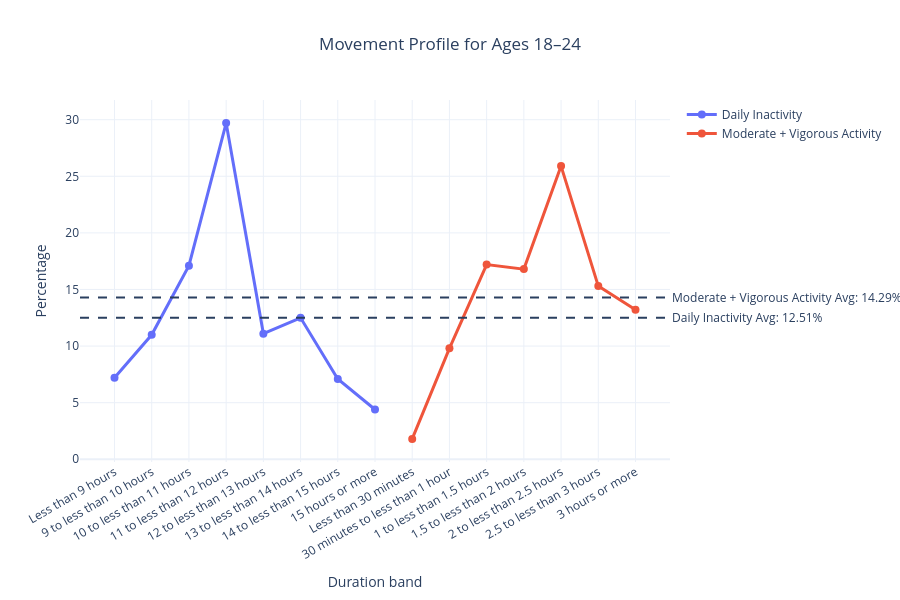

Notebook code for this chart:
### Code cell
# Prepare data for line chart with averages
main_cleaned = cleaned[
    cleaned["metric_group"].isin(["inactivity", "moderate_vigorous"])
].copy()

main_cleaned["metric_group"] = main_cleaned["metric_group"].replace({
    "inactivity": "Daily Inactivity",
    "moderate_vigorous": "Moderate + Vigorous Activity"
})

# Calculate average for each metric group
averages = main_cleaned.groupby("metric_group")["value"].mean().reset_index()
averages.columns = ["metric_group", "average"]

print("Averages for each category:")
print(averages)

# Create line chart
fig = go.Figure()

for metric in main_cleaned["metric_group"].unique():
    metric_data = main_cleaned[main_cleaned["metric_group"] == metric]
    
    fig.add_trace(go.Scatter(
        x=metric_data["category"],
        y=metric_data["value"],
        mode="lines+markers",
        name=metric,
        line=dict(width=3),
        marker=dict(size=8),
        hovertemplate="Duration: %{x}<br>Percentage: %{y:.1f}%<extra></extra>"
    ))

# Add average lines
for _, row in averages.iterrows():
    fig.add_hline(
        y=row["average"],
        line_dash="dash",
        annotation_text=f"{row['metric_group']} Avg: {row['average']:.2f}%",
        annotation_position="right"
    )

fig.update_layout(
    title="Movement Profile for Ages 18–24",
    xaxis_title="Duration band",
    yaxis_title="Percentage",
    template="plotly_white",
    height=600,
    title_x=0.5,
    hovermode="x unified",
    xaxis_tickangle=-30
)

fig.show()

### Figure 1 — Plotly figure (JSON) as saved in the notebook; plotly's stock layout.template omitted (floating-point values rounded to 4 significant figures)
{"data": [{"hovertemplate": "Duration: %{x}<br>Percentage: %{y:.1f}%<extra></extra>", "line": {"width": 3}, "marker": {"size": 8}, "mode": "lines+markers", "name": "Daily Inactivity", "type": "scatter", "x": ["Less than 9 hours", "9 to less than 10 hours", "10 to less than 11 hours", "11 to less than 12 hours", "12 to less than 13 hours", "13 to less than 14 hours", "14 to less than 15 hours", "15 hours or more"], "y": [7.2, 11.0, 17.1, 29.7, 11.1, 12.5, 7.1, 4.4]}, {"hovertemplate": "Duration: %{x}<br>Percentage: %{y:.1f}%<extra></extra>", "line": {"width": 3}, "marker": {"size": 8}, "mode": "lines+markers", "name": "Moderate + Vigorous Activity", "type": "scatter", "x": ["Less than 30 minutes", "30 minutes to less than 1 hour", "1 to less than 1.5 hours", "1.5 to less than 2 hours", "2 to less than 2.5 hours", "2.5 to less than 3 hours", "3 hours or more"], "y": [1.8, 9.8, 17.2, 16.8, 25.9, 15.3, 13.2]}], "layout": {"annotations": [{"showarrow": false, "text": "Daily Inactivity Avg: 12.51%", "x": 1, "xanchor": "left", "xref": "x domain", "y": 12.51, "yanchor": "middle", "yref": "y"}, {"showarrow": false, "text": "Moderate + Vigorous Activity Avg: 14.29%", "x": 1, "xanchor": "left", "xref": "x domain", "y": 14.29, "yanchor": "middle", "yref": "y"}], "height": 600, "hovermode": "x unified", "shapes": [{"line": {"dash": "dash"}, "type": "line", "x0": 0, "x1": 1, "xref": "x domain", "y0": 12.51, "y1": 12.51, "yref": "y"}, {"line": {"dash": "dash"}, "type": "line", "x0": 0, "x1": 1, "xref": "x domain", "y0": 14.29, "y1": 14.29, "yref": "y"}], "title": {"text": "Movement Profile for Ages 18–24", "x": 0.5}, "xaxis": {"tickangle": -30, "title": {"text": "Duration band"}}, "yaxis": {"title": {"text": "Percentage"}}}}
